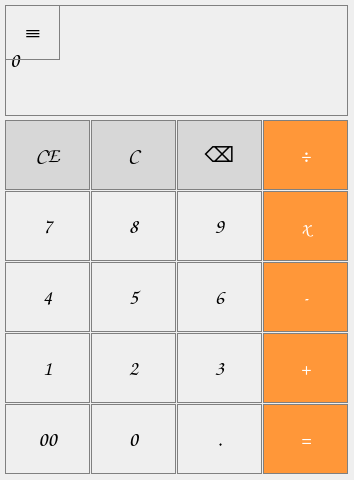
<?xml version="1.0" encoding="UTF-8"?>
<ui version="4.0">
 <class>calculator</class>
 <widget class="QWidget" name="calculator">
  <property name="geometry">
   <rect>
    <x>0</x>
    <y>0</y>
    <width>354</width>
    <height>480</height>
   </rect>
  </property>
  <property name="windowTitle">
   <string>calculator</string>
  </property>
  <widget class="QLabel" name="screen">
   <property name="geometry">
    <rect>
     <x>5</x>
     <y>5</y>
     <width>343</width>
     <height>111</height>
    </rect>
   </property>
   <property name="font">
    <font>
     <family>Comic Sans MS</family>
     <pointsize>16</pointsize>
     <italic>false</italic>
    </font>
   </property>
   <property name="styleSheet">
    <string notr="true">QLabel {
  qproperty-alignment: 'AlignVCenter | AlignRight';
  border: 1px solid gray;
}</string>
   </property>
   <property name="frameShape">
    <enum>QFrame::Shape::Box</enum>
   </property>
   <property name="text">
    <string>0</string>
   </property>
  </widget>
  <widget class="QPushButton" name="pushBtn_Menu">
   <property name="geometry">
    <rect>
     <x>5</x>
     <y>5</y>
     <width>55</width>
     <height>55</height>
    </rect>
   </property>
   <property name="font">
    <font>
     <family>Comic Sans MS</family>
     <pointsize>16</pointsize>
    </font>
   </property>
   <property name="styleSheet">
    <string notr="true">QPushButton {
   color: black;
   border: 1px solid gray;
}
QPushButton:pressed {
    background-color: qlineargradient(x1: 0, y1: 0, x2: 0, y2: 1,
                                      stop: 0 #dadbde, stop: 1 #f6f7fa);
}</string>
   </property>
   <property name="text">
    <string>≡</string>
   </property>
  </widget>
  <widget class="QPushButton" name="pushBtn_Clear_Entry">
   <property name="geometry">
    <rect>
     <x>5</x>
     <y>120</y>
     <width>85</width>
     <height>70</height>
    </rect>
   </property>
   <property name="font">
    <font>
     <family>Comic Sans MS</family>
     <pointsize>16</pointsize>
    </font>
   </property>
   <property name="styleSheet">
    <string notr="true">QPushButton {
  color: black;
  background-color: rgb(215, 215, 215);
  border: 1px solid gray;
}
QPushButton:pressed {
    background-color: qlineargradient(x1: 0, y1: 0, x2: 0, y2: 1,
                                      stop: 0 #BEBEBE, stop: 1 #D7D7D7);
}</string>
   </property>
   <property name="text">
    <string>CE</string>
   </property>
  </widget>
  <widget class="QPushButton" name="pushBtn_Clear">
   <property name="geometry">
    <rect>
     <x>91</x>
     <y>120</y>
     <width>85</width>
     <height>70</height>
    </rect>
   </property>
   <property name="font">
    <font>
     <family>Comic Sans MS</family>
     <pointsize>16</pointsize>
    </font>
   </property>
   <property name="styleSheet">
    <string notr="true">QPushButton {
  color: black;
  background-color: rgb(215, 215, 215);
  border: 1px solid gray;
}
QPushButton:pressed {
    background-color: qlineargradient(x1: 0, y1: 0, x2: 0, y2: 1,
                                      stop: 0 #BEBEBE, stop: 1 #D7D7D7);
}</string>
   </property>
   <property name="text">
    <string>C</string>
   </property>
  </widget>
  <widget class="QPushButton" name="pushBtn_Backspace">
   <property name="geometry">
    <rect>
     <x>177</x>
     <y>120</y>
     <width>85</width>
     <height>70</height>
    </rect>
   </property>
   <property name="font">
    <font>
     <family>Comic Sans MS</family>
     <pointsize>16</pointsize>
    </font>
   </property>
   <property name="styleSheet">
    <string notr="true">QPushButton {
  color: black;
  background-color: rgb(215, 215, 215);
  border: 1px solid gray;
}
QPushButton:pressed {
    background-color: qlineargradient(x1: 0, y1: 0, x2: 0, y2: 1,
                                      stop: 0 #BEBEBE, stop: 1 #D7D7D7);
}</string>
   </property>
   <property name="text">
    <string>⌫</string>
   </property>
  </widget>
  <widget class="QPushButton" name="pushBtn_Division">
   <property name="geometry">
    <rect>
     <x>263</x>
     <y>120</y>
     <width>85</width>
     <height>70</height>
    </rect>
   </property>
   <property name="font">
    <font>
     <family>Comic Sans MS</family>
     <pointsize>16</pointsize>
    </font>
   </property>
   <property name="styleSheet">
    <string notr="true">QPushButton {
  background-color: rgb(255, 151, 57);
  color: white; 
  border: 1px solid gray;
}

QPushButton:pressed {
    background-color: qlineargradient(x1: 0, y1: 0, x2: 0, y2: 1,
                                      stop: 0 #FF7832, stop: 1 #FF9739);
}</string>
   </property>
   <property name="text">
    <string>÷</string>
   </property>
  </widget>
  <widget class="QPushButton" name="pushBtn_7">
   <property name="geometry">
    <rect>
     <x>5</x>
     <y>191</y>
     <width>85</width>
     <height>70</height>
    </rect>
   </property>
   <property name="font">
    <font>
     <family>Comic Sans MS</family>
     <pointsize>16</pointsize>
    </font>
   </property>
   <property name="styleSheet">
    <string notr="true">QPushButton {
   color: black;
   border: 1px solid gray;
}
QPushButton:pressed {
    background-color: qlineargradient(x1: 0, y1: 0, x2: 0, y2: 1,
                                      stop: 0 #dadbde, stop: 1 #f6f7fa);
}</string>
   </property>
   <property name="text">
    <string>7</string>
   </property>
  </widget>
  <widget class="QPushButton" name="pushBtn_8">
   <property name="geometry">
    <rect>
     <x>91</x>
     <y>191</y>
     <width>85</width>
     <height>70</height>
    </rect>
   </property>
   <property name="font">
    <font>
     <family>Comic Sans MS</family>
     <pointsize>16</pointsize>
    </font>
   </property>
   <property name="styleSheet">
    <string notr="true">QPushButton {
   color: black;
   border: 1px solid gray;
}
QPushButton:pressed {
    background-color: qlineargradient(x1: 0, y1: 0, x2: 0, y2: 1,
                                      stop: 0 #dadbde, stop: 1 #f6f7fa);
}</string>
   </property>
   <property name="text">
    <string>8</string>
   </property>
  </widget>
  <widget class="QPushButton" name="pushBtn_9">
   <property name="geometry">
    <rect>
     <x>177</x>
     <y>191</y>
     <width>85</width>
     <height>70</height>
    </rect>
   </property>
   <property name="font">
    <font>
     <family>Comic Sans MS</family>
     <pointsize>16</pointsize>
    </font>
   </property>
   <property name="styleSheet">
    <string notr="true">QPushButton {
   color: black;
   border: 1px solid gray;
}
QPushButton:pressed {
    background-color: qlineargradient(x1: 0, y1: 0, x2: 0, y2: 1,
                                      stop: 0 #dadbde, stop: 1 #f6f7fa);
}</string>
   </property>
   <property name="text">
    <string>9</string>
   </property>
  </widget>
  <widget class="QPushButton" name="pushBtn_Multiplication">
   <property name="geometry">
    <rect>
     <x>263</x>
     <y>191</y>
     <width>85</width>
     <height>70</height>
    </rect>
   </property>
   <property name="font">
    <font>
     <family>Comic Sans MS</family>
     <pointsize>16</pointsize>
    </font>
   </property>
   <property name="styleSheet">
    <string notr="true">QPushButton {
  background-color: rgb(255, 151, 57);
  color: white; 
  border: 1px solid gray;
}

QPushButton:pressed {
    background-color: qlineargradient(x1: 0, y1: 0, x2: 0, y2: 1,
                                      stop: 0 #FF7832, stop: 1 #FF9739);
}</string>
   </property>
   <property name="text">
    <string>x</string>
   </property>
  </widget>
  <widget class="QPushButton" name="pushBtn_Substraction">
   <property name="geometry">
    <rect>
     <x>263</x>
     <y>262</y>
     <width>85</width>
     <height>70</height>
    </rect>
   </property>
   <property name="font">
    <font>
     <family>Comic Sans MS</family>
     <pointsize>16</pointsize>
    </font>
   </property>
   <property name="styleSheet">
    <string notr="true">QPushButton {
  background-color: rgb(255, 151, 57);
  color: white; 
  border: 1px solid gray;
}

QPushButton:pressed {
    background-color: qlineargradient(x1: 0, y1: 0, x2: 0, y2: 1,
                                      stop: 0 #FF7832, stop: 1 #FF9739);
}</string>
   </property>
   <property name="text">
    <string>-</string>
   </property>
  </widget>
  <widget class="QPushButton" name="pushBtn_1">
   <property name="geometry">
    <rect>
     <x>5</x>
     <y>333</y>
     <width>85</width>
     <height>70</height>
    </rect>
   </property>
   <property name="font">
    <font>
     <family>Comic Sans MS</family>
     <pointsize>16</pointsize>
    </font>
   </property>
   <property name="styleSheet">
    <string notr="true">QPushButton {
   color: black;
   border: 1px solid gray;
}
QPushButton:pressed {
    background-color: qlineargradient(x1: 0, y1: 0, x2: 0, y2: 1,
                                      stop: 0 #dadbde, stop: 1 #f6f7fa);
}</string>
   </property>
   <property name="text">
    <string>1</string>
   </property>
  </widget>
  <widget class="QPushButton" name="pushBtn_4">
   <property name="geometry">
    <rect>
     <x>5</x>
     <y>262</y>
     <width>85</width>
     <height>70</height>
    </rect>
   </property>
   <property name="font">
    <font>
     <family>Comic Sans MS</family>
     <pointsize>16</pointsize>
    </font>
   </property>
   <property name="styleSheet">
    <string notr="true">QPushButton {
   color: black;
   border: 1px solid gray;
}
QPushButton:pressed {
    background-color: qlineargradient(x1: 0, y1: 0, x2: 0, y2: 1,
                                      stop: 0 #dadbde, stop: 1 #f6f7fa);
}</string>
   </property>
   <property name="text">
    <string>4</string>
   </property>
  </widget>
  <widget class="QPushButton" name="pushBtn_Addition">
   <property name="geometry">
    <rect>
     <x>263</x>
     <y>333</y>
     <width>85</width>
     <height>70</height>
    </rect>
   </property>
   <property name="font">
    <font>
     <family>Comic Sans MS</family>
     <pointsize>16</pointsize>
    </font>
   </property>
   <property name="styleSheet">
    <string notr="true">QPushButton {
  background-color: rgb(255, 151, 57);
  color: white; 
  border: 1px solid gray;
}

QPushButton:pressed {
    background-color: qlineargradient(x1: 0, y1: 0, x2: 0, y2: 1,
                                      stop: 0 #FF7832, stop: 1 #FF9739);
}</string>
   </property>
   <property name="text">
    <string>+</string>
   </property>
  </widget>
  <widget class="QPushButton" name="pushBtn_3">
   <property name="geometry">
    <rect>
     <x>177</x>
     <y>333</y>
     <width>85</width>
     <height>70</height>
    </rect>
   </property>
   <property name="font">
    <font>
     <family>Comic Sans MS</family>
     <pointsize>16</pointsize>
    </font>
   </property>
   <property name="styleSheet">
    <string notr="true">QPushButton {
   color: black;
   border: 1px solid gray;
}
QPushButton:pressed {
    background-color: qlineargradient(x1: 0, y1: 0, x2: 0, y2: 1,
                                      stop: 0 #dadbde, stop: 1 #f6f7fa);
}</string>
   </property>
   <property name="text">
    <string>3</string>
   </property>
  </widget>
  <widget class="QPushButton" name="pushBtn_5">
   <property name="geometry">
    <rect>
     <x>91</x>
     <y>262</y>
     <width>85</width>
     <height>70</height>
    </rect>
   </property>
   <property name="font">
    <font>
     <family>Comic Sans MS</family>
     <pointsize>16</pointsize>
    </font>
   </property>
   <property name="styleSheet">
    <string notr="true">QPushButton {
   color: black;
   border: 1px solid gray;
}
QPushButton:pressed {
    background-color: qlineargradient(x1: 0, y1: 0, x2: 0, y2: 1,
                                      stop: 0 #dadbde, stop: 1 #f6f7fa);
}</string>
   </property>
   <property name="text">
    <string>5</string>
   </property>
  </widget>
  <widget class="QPushButton" name="pushBtn_2">
   <property name="geometry">
    <rect>
     <x>91</x>
     <y>333</y>
     <width>85</width>
     <height>70</height>
    </rect>
   </property>
   <property name="font">
    <font>
     <family>Comic Sans MS</family>
     <pointsize>16</pointsize>
    </font>
   </property>
   <property name="styleSheet">
    <string notr="true">QPushButton {
   color: black;
   border: 1px solid gray;
}
QPushButton:pressed {
    background-color: qlineargradient(x1: 0, y1: 0, x2: 0, y2: 1,
                                      stop: 0 #dadbde, stop: 1 #f6f7fa);
}</string>
   </property>
   <property name="text">
    <string>2</string>
   </property>
  </widget>
  <widget class="QPushButton" name="pushBtn_6">
   <property name="geometry">
    <rect>
     <x>177</x>
     <y>262</y>
     <width>85</width>
     <height>70</height>
    </rect>
   </property>
   <property name="font">
    <font>
     <family>Comic Sans MS</family>
     <pointsize>16</pointsize>
    </font>
   </property>
   <property name="styleSheet">
    <string notr="true">QPushButton {
   color: black;
   border: 1px solid gray;
}
QPushButton:pressed {
    background-color: qlineargradient(x1: 0, y1: 0, x2: 0, y2: 1,
                                      stop: 0 #dadbde, stop: 1 #f6f7fa);
}</string>
   </property>
   <property name="text">
    <string>6</string>
   </property>
  </widget>
  <widget class="QPushButton" name="pushBtn_FloatingPoint">
   <property name="geometry">
    <rect>
     <x>177</x>
     <y>404</y>
     <width>85</width>
     <height>70</height>
    </rect>
   </property>
   <property name="font">
    <font>
     <family>Comic Sans MS</family>
     <pointsize>16</pointsize>
    </font>
   </property>
   <property name="styleSheet">
    <string notr="true">QPushButton {
   color: black;
   border: 1px solid gray;
}
QPushButton:pressed {
    background-color: qlineargradient(x1: 0, y1: 0, x2: 0, y2: 1,
                                      stop: 0 #dadbde, stop: 1 #f6f7fa);
}</string>
   </property>
   <property name="text">
    <string>.</string>
   </property>
  </widget>
  <widget class="QPushButton" name="pushBtn_0">
   <property name="geometry">
    <rect>
     <x>91</x>
     <y>404</y>
     <width>85</width>
     <height>70</height>
    </rect>
   </property>
   <property name="font">
    <font>
     <family>Comic Sans MS</family>
     <pointsize>16</pointsize>
    </font>
   </property>
   <property name="styleSheet">
    <string notr="true">QPushButton {
   color: black;
   border: 1px solid gray;
}
QPushButton:pressed {
    background-color: qlineargradient(x1: 0, y1: 0, x2: 0, y2: 1,
                                      stop: 0 #dadbde, stop: 1 #f6f7fa);
}</string>
   </property>
   <property name="text">
    <string>0</string>
   </property>
  </widget>
  <widget class="QPushButton" name="pushBtn_00">
   <property name="geometry">
    <rect>
     <x>5</x>
     <y>404</y>
     <width>85</width>
     <height>70</height>
    </rect>
   </property>
   <property name="font">
    <font>
     <family>Comic Sans MS</family>
     <pointsize>16</pointsize>
    </font>
   </property>
   <property name="styleSheet">
    <string notr="true">QPushButton {
   color: black;
   border: 1px solid gray;
}
QPushButton:pressed {
    background-color: qlineargradient(x1: 0, y1: 0, x2: 0, y2: 1,
                                      stop: 0 #dadbde, stop: 1 #f6f7fa);
}</string>
   </property>
   <property name="text">
    <string>00</string>
   </property>
  </widget>
  <widget class="QPushButton" name="pushBtn_Equals">
   <property name="geometry">
    <rect>
     <x>263</x>
     <y>404</y>
     <width>85</width>
     <height>70</height>
    </rect>
   </property>
   <property name="font">
    <font>
     <family>Comic Sans MS</family>
     <pointsize>16</pointsize>
    </font>
   </property>
   <property name="styleSheet">
    <string notr="true">QPushButton {
  background-color: rgb(255, 151, 57);
  color: white; 
  border: 1px solid gray;
}

QPushButton:pressed {
    background-color: qlineargradient(x1: 0, y1: 0, x2: 0, y2: 1,
                                      stop: 0 #FF7832, stop: 1 #FF9739);
}</string>
   </property>
   <property name="text">
    <string>=</string>
   </property>
  </widget>
 </widget>
 <resources/>
 <connections/>
</ui>
